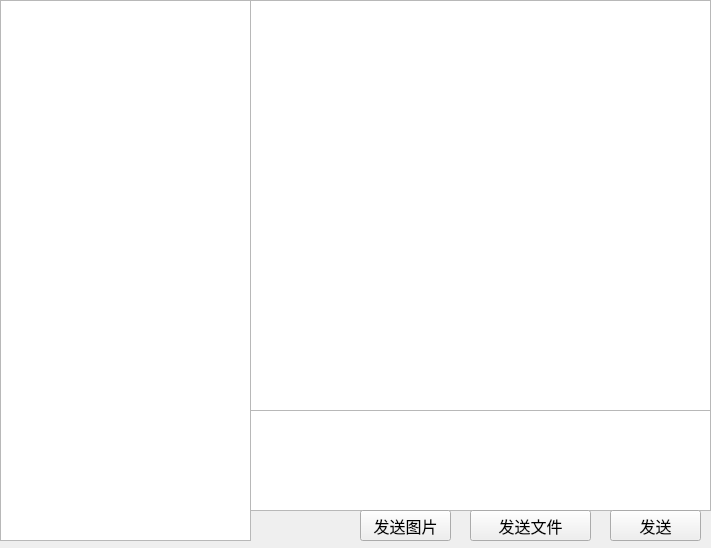
<?xml version="1.0" encoding="UTF-8"?>
<ui version="4.0">
 <class>Dialog</class>
 <widget class="QDialog" name="Dialog">
  <property name="geometry">
   <rect>
    <x>0</x>
    <y>0</y>
    <width>711</width>
    <height>548</height>
   </rect>
  </property>
  <property name="windowTitle">
   <string>Dialog</string>
  </property>
  <widget class="QStackedWidget" name="interfaceWidget">
   <property name="geometry">
    <rect>
     <x>-10</x>
     <y>0</y>
     <width>721</width>
     <height>551</height>
    </rect>
   </property>
   <property name="currentIndex">
    <number>2</number>
   </property>
   <widget class="QWidget" name="login">
    <widget class="QPushButton" name="loginButton">
     <property name="geometry">
      <rect>
       <x>110</x>
       <y>430</y>
       <width>151</width>
       <height>71</height>
      </rect>
     </property>
     <property name="font">
      <font>
       <pointsize>19</pointsize>
      </font>
     </property>
     <property name="text">
      <string>登录</string>
     </property>
    </widget>
    <widget class="QPushButton" name="enrollButton">
     <property name="geometry">
      <rect>
       <x>470</x>
       <y>430</y>
       <width>151</width>
       <height>71</height>
      </rect>
     </property>
     <property name="font">
      <font>
       <pointsize>19</pointsize>
      </font>
     </property>
     <property name="text">
      <string>注册</string>
     </property>
    </widget>
    <widget class="QLabel" name="Title">
     <property name="geometry">
      <rect>
       <x>120</x>
       <y>30</y>
       <width>491</width>
       <height>71</height>
      </rect>
     </property>
     <property name="font">
      <font>
       <pointsize>26</pointsize>
      </font>
     </property>
     <property name="text">
      <string>欢迎使用网络聊天工具</string>
     </property>
     <property name="alignment">
      <set>Qt::AlignmentFlag::AlignCenter</set>
     </property>
    </widget>
    <widget class="QLabel" name="userName">
     <property name="geometry">
      <rect>
       <x>120</x>
       <y>140</y>
       <width>101</width>
       <height>41</height>
      </rect>
     </property>
     <property name="font">
      <font>
       <pointsize>15</pointsize>
      </font>
     </property>
     <property name="text">
      <string>用户名：</string>
     </property>
    </widget>
    <widget class="QLabel" name="userPwd">
     <property name="geometry">
      <rect>
       <x>120</x>
       <y>210</y>
       <width>91</width>
       <height>51</height>
      </rect>
     </property>
     <property name="font">
      <font>
       <pointsize>15</pointsize>
      </font>
     </property>
     <property name="text">
      <string>密码：</string>
     </property>
    </widget>
    <widget class="QLineEdit" name="userNameEdit">
     <property name="geometry">
      <rect>
       <x>210</x>
       <y>140</y>
       <width>331</width>
       <height>41</height>
      </rect>
     </property>
    </widget>
    <widget class="QLineEdit" name="userPwdEdit">
     <property name="geometry">
      <rect>
       <x>210</x>
       <y>210</y>
       <width>331</width>
       <height>41</height>
      </rect>
     </property>
    </widget>
    <widget class="QLabel" name="serverIP">
     <property name="geometry">
      <rect>
       <x>120</x>
       <y>280</y>
       <width>91</width>
       <height>51</height>
      </rect>
     </property>
     <property name="font">
      <font>
       <pointsize>15</pointsize>
      </font>
     </property>
     <property name="text">
      <string>服务器IP：</string>
     </property>
    </widget>
    <widget class="QLabel" name="serverPort">
     <property name="geometry">
      <rect>
       <x>120</x>
       <y>350</y>
       <width>91</width>
       <height>51</height>
      </rect>
     </property>
     <property name="font">
      <font>
       <pointsize>15</pointsize>
      </font>
     </property>
     <property name="text">
      <string>端口：</string>
     </property>
    </widget>
    <widget class="QLineEdit" name="serverIPEdit">
     <property name="geometry">
      <rect>
       <x>210</x>
       <y>280</y>
       <width>331</width>
       <height>41</height>
      </rect>
     </property>
    </widget>
    <widget class="QLineEdit" name="serverPortEdit">
     <property name="geometry">
      <rect>
       <x>210</x>
       <y>360</y>
       <width>331</width>
       <height>41</height>
      </rect>
     </property>
    </widget>
    <widget class="QToolButton" name="loginEyeButton">
     <property name="geometry">
      <rect>
       <x>510</x>
       <y>220</y>
       <width>24</width>
       <height>22</height>
      </rect>
     </property>
     <property name="text">
      <string/>
     </property>
     <property name="checkable">
      <bool>true</bool>
     </property>
     <property name="autoRaise">
      <bool>true</bool>
     </property>
    </widget>
   </widget>
   <widget class="QWidget" name="enroll">
    <widget class="QLabel" name="enrollUserName">
     <property name="geometry">
      <rect>
       <x>130</x>
       <y>100</y>
       <width>121</width>
       <height>51</height>
      </rect>
     </property>
     <property name="font">
      <font>
       <pointsize>15</pointsize>
      </font>
     </property>
     <property name="text">
      <string>用户名：</string>
     </property>
    </widget>
    <widget class="QLabel" name="enrollUserPwd">
     <property name="geometry">
      <rect>
       <x>130</x>
       <y>180</y>
       <width>111</width>
       <height>51</height>
      </rect>
     </property>
     <property name="font">
      <font>
       <pointsize>15</pointsize>
      </font>
     </property>
     <property name="text">
      <string>密码：</string>
     </property>
    </widget>
    <widget class="QLineEdit" name="enrollUserNameEdit">
     <property name="geometry">
      <rect>
       <x>240</x>
       <y>100</y>
       <width>301</width>
       <height>51</height>
      </rect>
     </property>
    </widget>
    <widget class="QLineEdit" name="enrollUserPwdEdit">
     <property name="geometry">
      <rect>
       <x>240</x>
       <y>180</y>
       <width>301</width>
       <height>51</height>
      </rect>
     </property>
    </widget>
    <widget class="QPushButton" name="enrollSummitButton">
     <property name="geometry">
      <rect>
       <x>510</x>
       <y>440</y>
       <width>141</width>
       <height>71</height>
      </rect>
     </property>
     <property name="font">
      <font>
       <pointsize>16</pointsize>
      </font>
     </property>
     <property name="text">
      <string>提交</string>
     </property>
    </widget>
    <widget class="QLabel" name="enrollServerIP">
     <property name="geometry">
      <rect>
       <x>130</x>
       <y>260</y>
       <width>111</width>
       <height>51</height>
      </rect>
     </property>
     <property name="font">
      <font>
       <pointsize>15</pointsize>
      </font>
     </property>
     <property name="text">
      <string>服务器IP：</string>
     </property>
    </widget>
    <widget class="QLabel" name="enrollServerPort">
     <property name="geometry">
      <rect>
       <x>130</x>
       <y>340</y>
       <width>111</width>
       <height>51</height>
      </rect>
     </property>
     <property name="font">
      <font>
       <pointsize>15</pointsize>
      </font>
     </property>
     <property name="text">
      <string>端口：</string>
     </property>
    </widget>
    <widget class="QLineEdit" name="enrollServerIPEdit">
     <property name="geometry">
      <rect>
       <x>240</x>
       <y>260</y>
       <width>301</width>
       <height>51</height>
      </rect>
     </property>
    </widget>
    <widget class="QLineEdit" name="enrollServerPortEdit">
     <property name="geometry">
      <rect>
       <x>240</x>
       <y>340</y>
       <width>301</width>
       <height>51</height>
      </rect>
     </property>
    </widget>
    <widget class="QLabel" name="label">
     <property name="geometry">
      <rect>
       <x>560</x>
       <y>110</y>
       <width>111</width>
       <height>31</height>
      </rect>
     </property>
     <property name="text">
      <string>请不要以数字开头</string>
     </property>
    </widget>
    <widget class="QLabel" name="label_2">
     <property name="geometry">
      <rect>
       <x>560</x>
       <y>180</y>
       <width>141</width>
       <height>51</height>
      </rect>
     </property>
     <property name="text">
      <string>&lt;html&gt;&lt;head/&gt;&lt;body&gt;&lt;p&gt;需包含字母数字特殊字符&lt;/p&gt;&lt;p&gt;至少大于6位&lt;/p&gt;&lt;/body&gt;&lt;/html&gt;</string>
     </property>
    </widget>
   </widget>
   <widget class="QWidget" name="user">
    <widget class="QListWidget" name="chatListWidget">
     <property name="geometry">
      <rect>
       <x>10</x>
       <y>0</y>
       <width>251</width>
       <height>541</height>
      </rect>
     </property>
    </widget>
    <widget class="QListWidget" name="messageListWidget">
     <property name="geometry">
      <rect>
       <x>260</x>
       <y>0</y>
       <width>461</width>
       <height>411</height>
      </rect>
     </property>
    </widget>
    <widget class="QTextEdit" name="inputTextEdit">
     <property name="geometry">
      <rect>
       <x>260</x>
       <y>410</y>
       <width>461</width>
       <height>101</height>
      </rect>
     </property>
    </widget>
    <widget class="QPushButton" name="sendMsgButton">
     <property name="geometry">
      <rect>
       <x>620</x>
       <y>510</y>
       <width>91</width>
       <height>31</height>
      </rect>
     </property>
     <property name="font">
      <font>
       <pointsize>12</pointsize>
      </font>
     </property>
     <property name="text">
      <string>发送</string>
     </property>
    </widget>
    <widget class="QPushButton" name="sendFileButton">
     <property name="geometry">
      <rect>
       <x>480</x>
       <y>510</y>
       <width>121</width>
       <height>31</height>
      </rect>
     </property>
     <property name="font">
      <font>
       <pointsize>12</pointsize>
      </font>
     </property>
     <property name="text">
      <string>发送文件</string>
     </property>
    </widget>
    <widget class="QPushButton" name="sendImageButton">
     <property name="geometry">
      <rect>
       <x>370</x>
       <y>510</y>
       <width>91</width>
       <height>31</height>
      </rect>
     </property>
     <property name="font">
      <font>
       <pointsize>12</pointsize>
      </font>
     </property>
     <property name="text">
      <string>发送图片</string>
     </property>
    </widget>
   </widget>
  </widget>
 </widget>
 <resources/>
 <connections/>
</ui>
